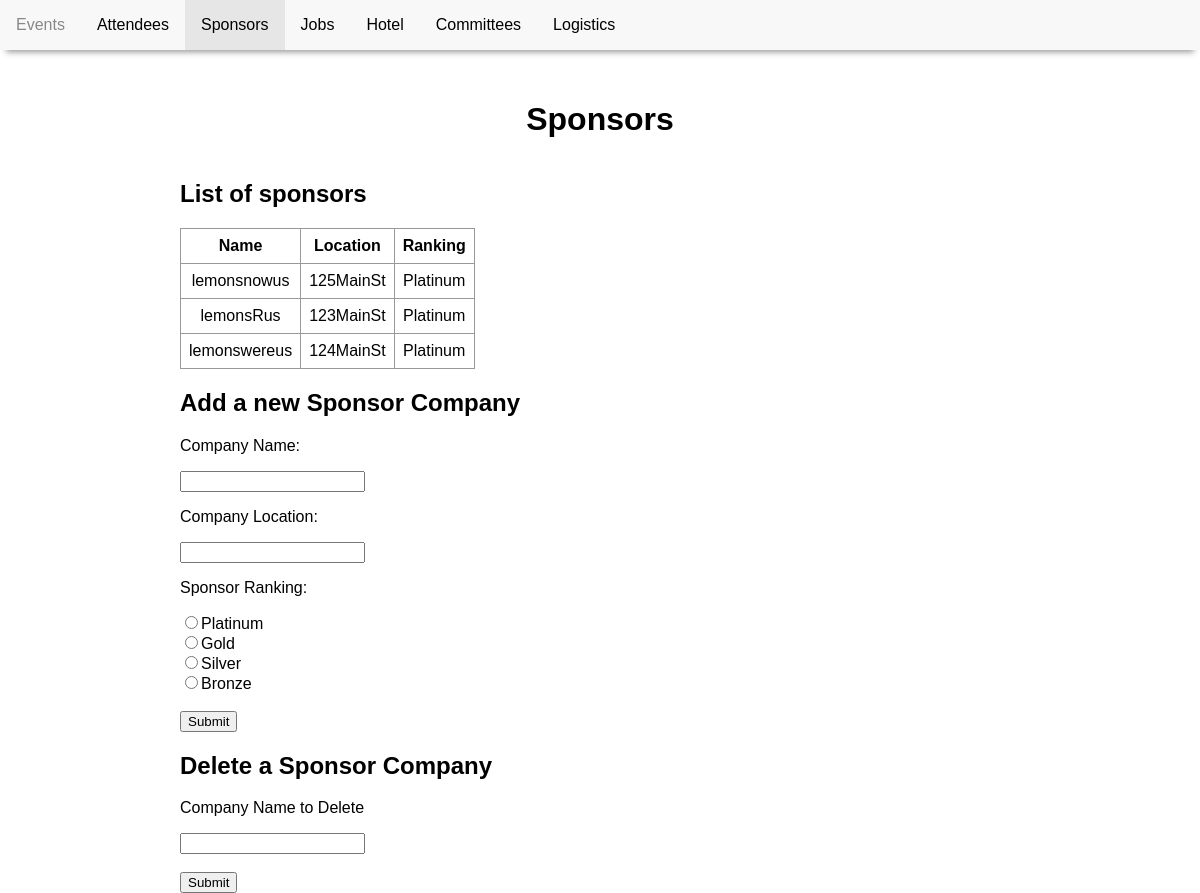
Page /sponsors.php on the committed database.
### tables this page shows
CREATE TABLE SponsorCompany(
    companyName varchar(30) NOT NULL,
    companyLocation varchar(50) NOT NULL,
    ranking enum('Platinum','Gold','Silver','Bronze') NOT NULL,
    PRIMARY KEY (companyName)
);

### sponsors.php (the view, shortened to what this page needs)
<!DOCTYPE html>
<html>
  <head>
    <link href="conference.css" type="text/css" rel="stylesheet" />
  </head>
  <body>
    <nav>
        <ul class="navbar">
          <li><a href="index.php">Events</a></li>
          <li><a href="attendees.php">Attendees</a></li>
          <li><a class="active" href="sponsors.php">Sponsors</a></li>
          <li><a href="jobs.php">Jobs</a></li>
          <li><a href="hotel.php">Hotel</a></li>
          <li><a href="committees.php">Committees</a></li>
          <li><a href="logistics.php">Logistics</a></li>
        </ul>
      </nav>
    <header>
      <h1>Sponsors</h1>
    </header>
    <div class="main">
      <?php include 'pdo.php'; ?>
      <div id='newsponsor'>
            <h2>List of sponsors</h2>
            <?php
            $query = "SELECT companyName, companyLocation, ranking FROM SponsorCompany";
            $stmt = $pdo->prepare($query);
            $stmt->execute();
            echo "<table>";
            echo "<tr><th>Name</th><th>Location</th><th>Ranking</th></tr>";
            while ($sponsor = $stmt->fetch()) {
                $companyName = $sponsor["companyName"];
                $companyLocation = $sponsor["companyLocation"];
                $Ranking = $sponsor["ranking"];
                echo "<tr><td>$companyName</td><td>$companyLocation</td><td>$Ranking</td></tr>";
            }
            echo "</table>";
            ?>
            <h2>Add a new Sponsor Company</h2>
            <form name="newsponsorform" action="" method="post">
               <p>Company Name:</p>
                <input type="text" name="companyName"><br>
                <p>Company Location:</p>
                <input type="text" name="companyLocation"><br>
                <p>Sponsor Ranking:</p>
                <input type="radio" name="sponsor" value="Platinum">Platinum<br>
                <input type="radio" name="sponsor" value="Gold">Gold<br>
                <input type="radio" name="sponsor" value="Silver">Silver<br>
                <input type="radio" name="sponsor" value="Bronze">Bronze<br>
                <input type = 'hidden' name = "var" value = 0><br>
                <input type="submit">
            </form>
            <h2>Delete a Sponsor Company</h2>
            <form name = "deletesponsorform" action = "" method = "post">
              <p> Company Name to Delete</p>
              <input type = 'text' name = "deleteName"><br>
              <input type = 'hidden' name = "var" value = 1><br>
              <input type= "submit">
            </form>
    </div>
  </body>
</html>

### conference.css (style rules this page uses)
html { margin: 0; padding: 0; height: 100%; width: 100%; }
body { font-family: sans-serif; height: 100%; width: 100%; margin: 0; padding: 0; display: grid; grid-template-columns: 15% 35% 35% 15%; grid-template-rows: 10% 10% auto 10%; grid-template-areas: "navbar navbar navbar navbar" ". header header ." ". main main ." "footer footer footer footer"; }
nav { grid-area: navbar; position: fixed; width:100%; z-index: 999; box-shadow: 0 8px 6px -6px rgb(151, 151, 151); }
nav ul { list-style-type: none; margin: 0; padding: 0; overflow: hidden; background-color: rgb(248, 248, 248); }
nav ul li { float: left; }
nav ul li a { display: block; padding: 16px; color: black; text-decoration: none; }
nav ul li a.active { background-color: rgb(230, 230, 230); color: black; }
header { grid-area: header; text-align: center; }
.main { grid-area: main; }
table { border-collapse: collapse; }
td,th { border: 1px solid #999; padding: 0.5rem; text-align: center; }

### rows in the picture
sponsorcompany: companyName "lemonsnowus", companyLocation "125MainSt", ranking "Platinum"
sponsorcompany: companyName "lemonsRus", companyLocation "123MainSt", ranking "Platinum"
sponsorcompany: companyName "lemonswereus", companyLocation "124MainSt", ranking "Platinum"
